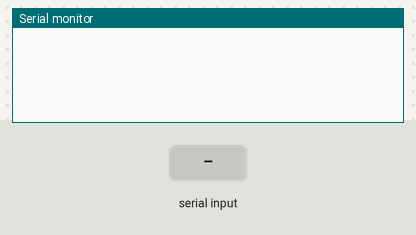
A sketch run on a simulated Arduino Uno, built with avr-gcc and run on an emulated ATmega328P. Shown: the last lines printed to the serial monitor. Inputs (shaded band) come from the test bench.

Above: at 1.2 s.
1.3 s: "1" received over the second serial link
At 2.1 s:
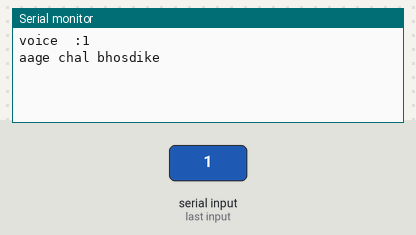
2.8 s: "2" received over the second serial link
At 3.9 s:
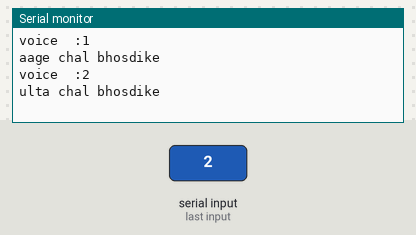
4.3 s: "3" received over the second serial link
At 4.9 s:
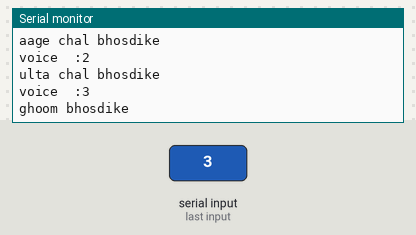
5.8 s: "4" received over the second serial link
At 7.0 s:
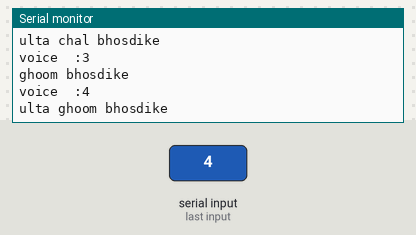
7.3 s: "5" received over the second serial link
At 8.1 s:
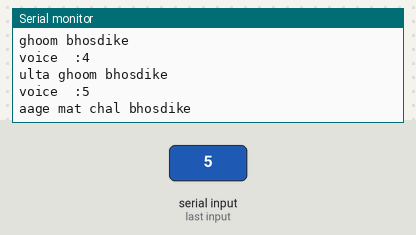
Timing chart, 0 to 9.8 s (numbered marks = the images above; inputs shaded):
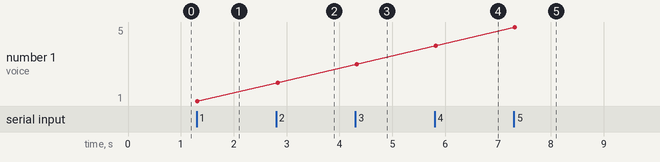

Measured:
- after the input at 1.3 s, the serial monitor: prints a new line at once (image 1)
- after the input at 2.8 s, the serial monitor: prints a new line at once (image 2)
- after the input at 4.3 s, the serial monitor: prints a new line at once (image 3)
- after the input at 5.8 s, the serial monitor: prints a new line at once (image 4)
- after the input at 7.3 s, the serial monitor: prints a new line at once (image 5)
- plotted number 1: 1 → 2 after the input at 2.8 s, 2 → 3 after the input at 4.3 s, 3 → 4 after the input at 5.8 s, 4 → 5 after the input at 7.3 s

The sketch:

final.ino
```cpp
#include <SoftwareSerial.h>

SoftwareSerial mySerial(2, 3); //RX, TX
SoftwareSerial hc05(10, 11);

void setup() {
  Serial.begin(9600);
  mySerial.begin(9600);
  hc05.begin(38400);
}

char voice ;
void loop() {

// Serial.println("hello");

  while (hc05.available()){ //Check if there is an available byte to read
     delay(10); //Delay added to make thing stable
     voice = hc05.read();
     Serial.print("voice  :");
     Serial.println(voice);
  }
  if (voice > 0){
    if(voice == '1'){
      //delay(1000);
      mySerial.println(voice);
      Serial.println("aage chal bhosdike");
      }
    else if(voice == '2'){
      mySerial.println(voice);
      Serial.println("ulta chal bhosdike");
      }
    else if(voice == '3'){
      mySerial.println(voice);
      Serial.println("ghoom bhosdike");
      }
    else if(voice == '4'){
      mySerial.println(voice);
      Serial.println("ulta ghoom bhosdike");
      }
    else if(voice == '5'){
      mySerial.println(voice);
      Serial.println("aage mat chal bhosdike");
      }
    voice=0; //Reset the variable after initiating
  }


  if(Serial.available() > 0){//Read from serial monitor and send over HC-12
    String input = Serial.readString();
    mySerial.println(input);
  }

  if(mySerial.available() > 1){//Read from HC-12 and send to serial monitor
    String input = mySerial.readString();
    Serial.println(input);
  }
  delay(20);
}
```
